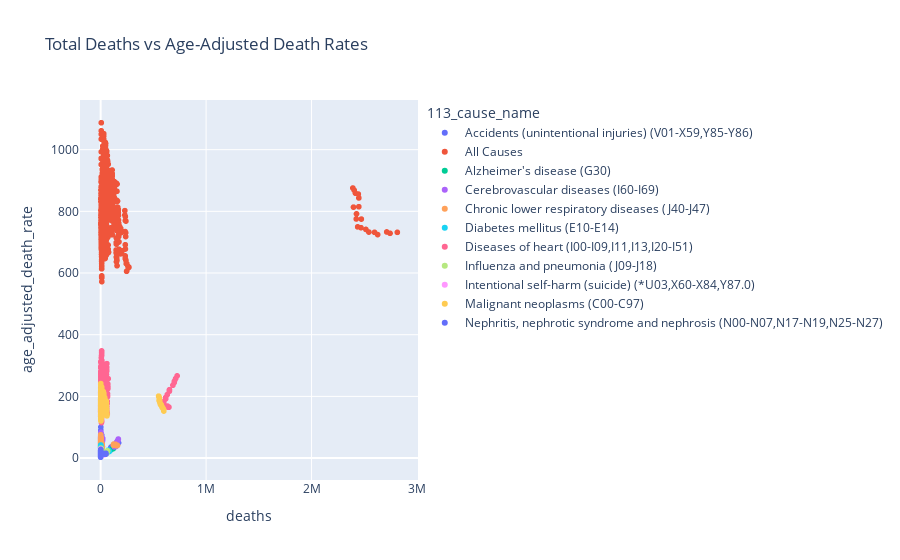

Here is the notebook cell this chart was saved with:
### Markdown cell above
4. Relationship Between Total Deaths & Age-Adjusted Death Rates

### Code cell
fig = px.scatter(df, x="deaths", y="age_adjusted_death_rate", color="113_cause_name",
                 title="Total Deaths vs Age-Adjusted Death Rates")
fig.show()

### Figure 1 — Plotly figure (JSON) as saved in the notebook; plotly's stock layout.template omitted (floating-point values rounded to 4 significant figures; data arrays with more than 128 entries replaced by an {"elided": "..."} marker saying what was removed)
{"data": [{"hovertemplate": "113_cause_name=Accidents (unintentional injuries) (V01-X59,Y85-Y86)<br>deaths=%{x}<br>age_adjusted_death_rate=%{y}<extra></extra>", "legendgroup": "Accidents (unintentional injuries) (V01-X59,Y85-Y86)", "marker": {"color": "#636efa", "symbol": "circle"}, "mode": "markers", "name": "Accidents (unintentional injuries) (V01-X59,Y85-Y86)", "showlegend": true, "type": "scattergl", "x": {"elided": "988 int values"}, "xaxis": "x", "y": {"elided": "988 float values"}, "yaxis": "y"}, {"hovertemplate": "113_cause_name=All Causes<br>deaths=%{x}<br>age_adjusted_death_rate=%{y}<extra></extra>", "legendgroup": "All Causes", "marker": {"color": "#EF553B", "symbol": "circle"}, "mode": "markers", "name": "All Causes", "showlegend": true, "type": "scattergl", "x": {"elided": "988 int values"}, "xaxis": "x", "y": {"elided": "988 float values"}, "yaxis": "y"}, {"hovertemplate": "113_cause_name=Alzheimer's disease (G30)<br>deaths=%{x}<br>age_adjusted_death_rate=%{y}<extra></extra>", "legendgroup": "Alzheimer's disease (G30)", "marker": {"color": "#00cc96", "symbol": "circle"}, "mode": "markers", "name": "Alzheimer's disease (G30)", "showlegend": true, "type": "scattergl", "x": {"elided": "988 int values"}, "xaxis": "x", "y": {"elided": "988 float values"}, "yaxis": "y"}, {"hovertemplate": "113_cause_name=Cerebrovascular diseases (I60-I69)<br>deaths=%{x}<br>age_adjusted_death_rate=%{y}<extra></extra>", "legendgroup": "Cerebrovascular diseases (I60-I69)", "marker": {"color": "#ab63fa", "symbol": "circle"}, "mode": "markers", "name": "Cerebrovascular diseases (I60-I69)", "showlegend": true, "type": "scattergl", "x": {"elided": "988 int values"}, "xaxis": "x", "y": {"elided": "988 float values"}, "yaxis": "y"}, {"hovertemplate": "113_cause_name=Chronic lower respiratory diseases (J40-J47)<br>deaths=%{x}<br>age_adjusted_death_rate=%{y}<extra></extra>", "legendgroup": "Chronic lower respiratory diseases (J40-J47)", "marker": {"color": "#FFA15A", "symbol": "circle"}, "mode": "markers", "name": "Chronic lower respiratory diseases (J40-J47)", "showlegend": true, "type": "scattergl", "x": {"elided": "988 int values"}, "xaxis": "x", "y": {"elided": "988 float values"}, "yaxis": "y"}, {"hovertemplate": "113_cause_name=Diabetes mellitus (E10-E14)<br>deaths=%{x}<br>age_adjusted_death_rate=%{y}<extra></extra>", "legendgroup": "Diabetes mellitus (E10-E14)", "marker": {"color": "#19d3f3", "symbol": "circle"}, "mode": "markers", "name": "Diabetes mellitus (E10-E14)", "showlegend": true, "type": "scattergl", "x": {"elided": "988 int values"}, "xaxis": "x", "y": {"elided": "988 float values"}, "yaxis": "y"}, {"hovertemplate": "113_cause_name=Diseases of heart (I00-I09,I11,I13,I20-I51)<br>deaths=%{x}<br>age_adjusted_death_rate=%{y}<extra></extra>", "legendgroup": "Diseases of heart (I00-I09,I11,I13,I20-I51)", "marker": {"color": "#FF6692", "symbol": "circle"}, "mode": "markers", "name": "Diseases of heart (I00-I09,I11,I13,I20-I51)", "showlegend": true, "type": "scattergl", "x": {"elided": "988 int values"}, "xaxis": "x", "y": {"elided": "988 float values"}, "yaxis": "y"}, {"hovertemplate": "113_cause_name=Influenza and pneumonia (J09-J18)<br>deaths=%{x}<br>age_adjusted_death_rate=%{y}<extra></extra>", "legendgroup": "Influenza and pneumonia (J09-J18)", "marker": {"color": "#B6E880", "symbol": "circle"}, "mode": "markers", "name": "Influenza and pneumonia (J09-J18)", "showlegend": true, "type": "scattergl", "x": {"elided": "988 int values"}, "xaxis": "x", "y": {"elided": "988 float values"}, "yaxis": "y"}, {"hovertemplate": "113_cause_name=Intentional self-harm (suicide) (*U03,X60-X84,Y87.0)<br>deaths=%{x}<br>age_adjusted_death_rate=%{y}<extra></extra>", "legendgroup": "Intentional self-harm (suicide) (*U03,X60-X84,Y87.0)", "marker": {"color": "#FF97FF", "symbol": "circle"}, "mode": "markers", "name": "Intentional self-harm (suicide) (*U03,X60-X84,Y87.0)", "showlegend": true, "type": "scattergl", "x": {"elided": "988 int values"}, "xaxis": "x", "y": {"elided": "988 float values"}, "yaxis": "y"}, {"hovertemplate": "113_cause_name=Malignant neoplasms (C00-C97)<br>deaths=%{x}<br>age_adjusted_death_rate=%{y}<extra></extra>", "legendgroup": "Malignant neoplasms (C00-C97)", "marker": {"color": "#FECB52", "symbol": "circle"}, "mode": "markers", "name": "Malignant neoplasms (C00-C97)", "showlegend": true, "type": "scattergl", "x": {"elided": "988 int values"}, "xaxis": "x", "y": {"elided": "988 float values"}, "yaxis": "y"}, {"hovertemplate": "113_cause_name=Nephritis, nephrotic syndrome and nephrosis (N00-N07,N17-N19,N25-N27)<br>deaths=%{x}<br>age_adjusted_death_rate=%{y}<extra></extra>", "legendgroup": "Nephritis, nephrotic syndrome and nephrosis (N00-N07,N17-N19,N25-N27)", "marker": {"color": "#636efa", "symbol": "circle"}, "mode": "markers", "name": "Nephritis, nephrotic syndrome and nephrosis (N00-N07,N17-N19,N25-N27)", "showlegend": true, "type": "scattergl", "x": {"elided": "988 int values"}, "xaxis": "x", "y": {"elided": "988 float values"}, "yaxis": "y"}], "layout": {"legend": {"title": {"text": "113_cause_name"}, "tracegroupgap": 0}, "title": {"text": "Total Deaths vs Age-Adjusted Death Rates"}, "xaxis": {"anchor": "y", "domain": [0, 1], "title": {"text": "deaths"}}, "yaxis": {"anchor": "x", "domain": [0, 1], "title": {"text": "age_adjusted_death_rate"}}}}
